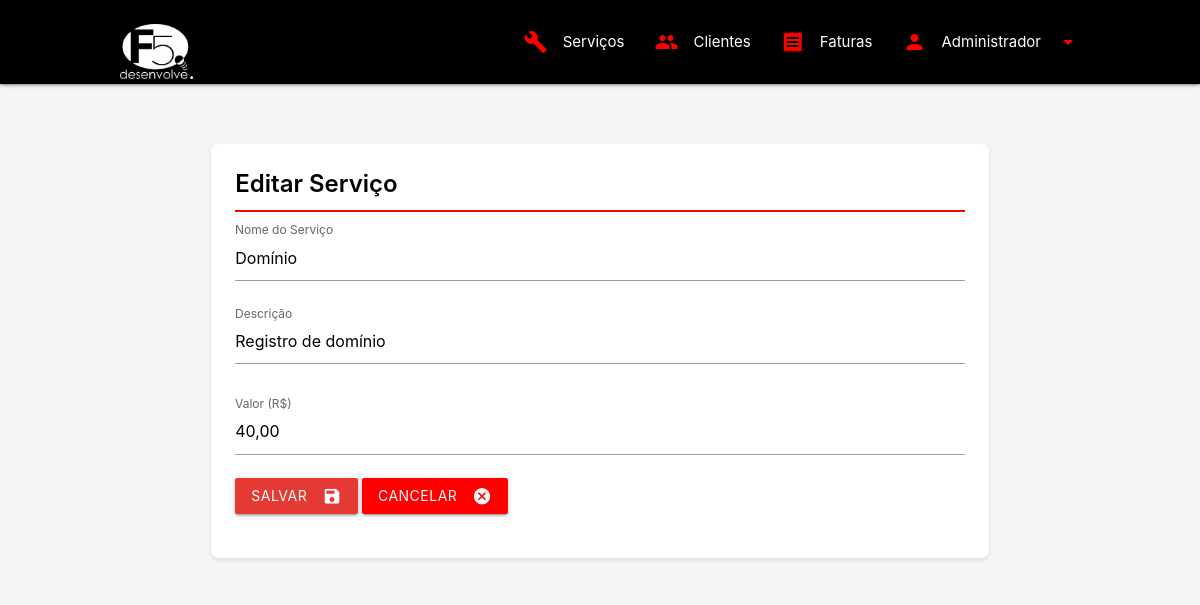
The page /services/edit.php?id=2 (signed in) on the database its author committed.
### tables this page shows
CREATE TABLE IF NOT EXISTS services (
    id INT PRIMARY KEY AUTO_INCREMENT,
    name VARCHAR(100) NOT NULL,
    description TEXT,
    value DECIMAL(10,2) NOT NULL DEFAULT 0.00,
    status BOOLEAN DEFAULT TRUE,
    created_at TIMESTAMP DEFAULT CURRENT_TIMESTAMP,
    updated_at TIMESTAMP DEFAULT CURRENT_TIMESTAMP ON UPDATE CURRENT_TIMESTAMP
);

### services/edit.php (the view, shortened to what this page needs)
<?php
$id = $_GET['id'];
$pdo = getConnection();
try {
    $stmt = $pdo->prepare("SELECT * FROM services WHERE id = ?");
    $stmt->execute([$id]);
    $service = $stmt->fetch(PDO::FETCH_ASSOC);
} catch (PDOException $e) {
    $error = "Erro ao buscar dados do serviço: " . $e->getMessage();
}
?>
<!DOCTYPE html>
<html lang="pt-BR">
<head>
    <link rel="stylesheet" href="https://cdnjs.cloudflare.com/ajax/libs/materialize/1.0.0/css/materialize.min.css">
    <link rel="stylesheet" href="../assets/css/style.css">
</head>
<body>
    <?php require_once '../components/header.php'; ?>
    <div class="container mt-4">
        <div class="row">
            <div class="col s12">
                <div class="card">
                    <div class="card-content">
                        <span class="card-title">Editar Serviço</span>
                        <form method="POST" class="row">
                            <div class="input-field col s12">
                                <input type="text" id="name" name="name" value="<?= htmlspecialchars($service['name'] ?? '') ?>" required>
                                <label for="name" <?= !empty($service['name']) ? 'class="active"' : '' ?>>Nome do Serviço</label>
                            </div>
                            <div class="input-field col s12">
                                <textarea id="description" name="description" class="materialize-textarea"><?= htmlspecialchars($service['description'] ?? '') ?></textarea>
                                <label for="description" <?= !empty($service['description']) ? 'class="active"' : '' ?>>Descrição</label>
                            </div>
                            <div class="input-field col s12">
                                <input type="text" id="valor" name="value" value="<?= number_format($service['value'] ?? 0, 2, ',', '.') ?>" required>
                                <label for="valor" <?= !empty($service['value']) ? 'class="active"' : '' ?>>Valor (R$)</label>
                            </div>
                            <div class="col s12">
                                <button type="submit" class="btn waves-effect waves-light red darken-1">
                                    Salvar
                                    <i class="material-icons right">save</i>
                                </button>
                                <a href="index.php" class="btn waves-effect waves-light grey">
                                    Cancelar
                                    <i class="material-icons right">cancel</i>
                                </a>
                            </div>
                        </form>
                    </div>
                </div>
            </div>
        </div>
    </div>
</body>
</html>

### assets/css/style.css (style rules this page uses)
:root { --primary-color: #000000; --secondary-color: #ff0000; --text-color: #ffffff; }
body { background-color: #f5f5f5; color: #333; }
.container { padding: 20px; }
.card, .stats-card { background-color: #ffffff; border-radius: 8px; box-shadow: 0 2px 4px rgba(0,0,0,0.1); margin-bottom: 20px; }
.card .card-title { color: #000; font-weight: 600; border-bottom: 2px solid #ff0000; padding-bottom: 10px; margin-bottom: 20px; }
.card .card-content { padding: 24px; }
.input-field label { color: #666; }
.material-icons { color: rgb(255, 255, 255); }
.container { margin-top: 20px; }
.card { margin-top: 20px; }
.btn { background-color: var(--secondary-color) !important; }
.input-field { margin-top: 1rem; margin-bottom: 1rem; }

### rows shown on the page
services: name "Domínio", description "Registro de domínio", value "40,00"

### other values the page prints
$user['name'] "Administrador"
